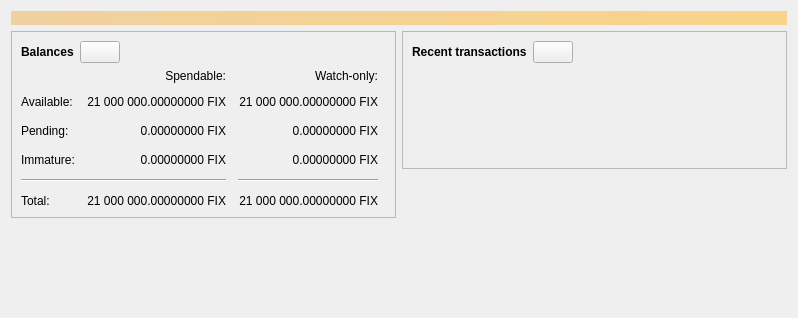
<?xml version="1.0" encoding="UTF-8"?>
<ui version="4.0">
 <class>OverviewPage</class>
 <widget class="QWidget" name="OverviewPage">
  <property name="geometry">
   <rect>
    <x>0</x>
    <y>0</y>
    <width>798</width>
    <height>318</height>
   </rect>
  </property>
  <property name="windowTitle">
   <string>Form</string>
  </property>
  <layout class="QVBoxLayout" name="topLayout">
   <item>
    <widget class="QLabel" name="labelAlerts">
     <property name="visible">
      <bool>false</bool>
     </property>
     <property name="styleSheet">
      <string notr="true">QLabel { background-color: qlineargradient(x1: 0, y1: 0, x2: 1, y2: 0, stop:0 #F0D0A0, stop:1 #F8D488); color:#000000; }</string>
     </property>
     <property name="wordWrap">
      <bool>true</bool>
     </property>
     <property name="margin">
      <number>3</number>
     </property>
     <property name="textInteractionFlags">
      <set>Qt::TextSelectableByMouse</set>
     </property>
    </widget>
   </item>
   <item>
    <layout class="QHBoxLayout" name="horizontalLayout" stretch="1,1">
     <item>
      <layout class="QVBoxLayout" name="verticalLayout_2">
       <item>
        <widget class="QFrame" name="frame">
         <property name="frameShape">
          <enum>QFrame::StyledPanel</enum>
         </property>
         <property name="frameShadow">
          <enum>QFrame::Raised</enum>
         </property>
         <layout class="QVBoxLayout" name="verticalLayout_4">
          <item>
           <layout class="QHBoxLayout" name="horizontalLayout_4">
            <item>
             <widget class="QLabel" name="label_5">
              <property name="font">
               <font>
                <weight>75</weight>
                <bold>true</bold>
               </font>
              </property>
              <property name="text">
               <string>Balances</string>
              </property>
             </widget>
            </item>
            <item>
             <widget class="QPushButton" name="labelWalletStatus">
              <property name="enabled">
               <bool>true</bool>
              </property>
              <property name="maximumSize">
               <size>
                <width>45</width>
                <height>16777215</height>
               </size>
              </property>
              <property name="toolTip">
               <string>The displayed information may be out of date. Your wallet automatically synchronizes with the Quercus network after a connection is established, but this process has not completed yet.</string>
              </property>
              <property name="text">
               <string/>
              </property>
              <property name="icon">
               <iconset resource="../quercus.qrc">
                <normaloff>:/icons/warning</normaloff>
                <disabledoff>:/icons/warning</disabledoff>:/icons/warning</iconset>
              </property>
              <property name="iconSize">
               <size>
                <width>24</width>
                <height>24</height>
               </size>
              </property>
             </widget>
            </item>
            <item>
             <spacer name="horizontalSpacer_3">
              <property name="orientation">
               <enum>Qt::Horizontal</enum>
              </property>
              <property name="sizeHint" stdset="0">
               <size>
                <width>40</width>
                <height>20</height>
               </size>
              </property>
             </spacer>
            </item>
           </layout>
          </item>
          <item>
           <layout class="QGridLayout" name="gridLayout">
            <property name="spacing">
             <number>12</number>
            </property>
            <item row="2" column="2">
             <widget class="QLabel" name="labelWatchPending">
              <property name="cursor">
               <cursorShape>IBeamCursor</cursorShape>
              </property>
              <property name="toolTip">
               <string>Unconfirmed transactions to watch-only addresses</string>
              </property>
              <property name="text">
               <string notr="true">0.00000000 FIX</string>
              </property>
              <property name="alignment">
               <set>Qt::AlignRight|Qt::AlignTrailing|Qt::AlignVCenter</set>
              </property>
              <property name="textInteractionFlags">
               <set>Qt::LinksAccessibleByMouse|Qt::TextSelectableByKeyboard|Qt::TextSelectableByMouse</set>
              </property>
             </widget>
            </item>
            <item row="2" column="1">
             <widget class="QLabel" name="labelUnconfirmed">
              <property name="cursor">
               <cursorShape>IBeamCursor</cursorShape>
              </property>
              <property name="toolTip">
               <string>Total of transactions that have yet to be confirmed, and do not yet count toward the spendable balance</string>
              </property>
              <property name="text">
               <string notr="true">0.00000000 FIX</string>
              </property>
              <property name="alignment">
               <set>Qt::AlignRight|Qt::AlignTrailing|Qt::AlignVCenter</set>
              </property>
              <property name="textInteractionFlags">
               <set>Qt::LinksAccessibleByMouse|Qt::TextSelectableByKeyboard|Qt::TextSelectableByMouse</set>
              </property>
             </widget>
            </item>
            <item row="3" column="2">
             <widget class="QLabel" name="labelWatchImmature">
              <property name="cursor">
               <cursorShape>IBeamCursor</cursorShape>
              </property>
              <property name="toolTip">
               <string>Mined balance in watch-only addresses that has not yet matured</string>
              </property>
              <property name="text">
               <string notr="true">0.00000000 FIX</string>
              </property>
              <property name="alignment">
               <set>Qt::AlignRight|Qt::AlignTrailing|Qt::AlignVCenter</set>
              </property>
              <property name="textInteractionFlags">
               <set>Qt::LinksAccessibleByMouse|Qt::TextSelectableByKeyboard|Qt::TextSelectableByMouse</set>
              </property>
             </widget>
            </item>
            <item row="4" column="0" colspan="2">
             <widget class="Line" name="line">
              <property name="orientation">
               <enum>Qt::Horizontal</enum>
              </property>
             </widget>
            </item>
            <item row="4" column="2">
             <widget class="Line" name="lineWatchBalance">
              <property name="sizePolicy">
               <sizepolicy hsizetype="Preferred" vsizetype="Fixed">
                <horstretch>0</horstretch>
                <verstretch>0</verstretch>
               </sizepolicy>
              </property>
              <property name="minimumSize">
               <size>
                <width>140</width>
                <height>0</height>
               </size>
              </property>
              <property name="orientation">
               <enum>Qt::Horizontal</enum>
              </property>
             </widget>
            </item>
            <item row="5" column="0">
             <widget class="QLabel" name="labelTotalText">
              <property name="text">
               <string>Total:</string>
              </property>
             </widget>
            </item>
            <item row="3" column="1">
             <widget class="QLabel" name="labelImmature">
              <property name="cursor">
               <cursorShape>IBeamCursor</cursorShape>
              </property>
              <property name="toolTip">
               <string>Mined balance that has not yet matured</string>
              </property>
              <property name="text">
               <string notr="true">0.00000000 FIX</string>
              </property>
              <property name="alignment">
               <set>Qt::AlignRight|Qt::AlignTrailing|Qt::AlignVCenter</set>
              </property>
              <property name="textInteractionFlags">
               <set>Qt::LinksAccessibleByMouse|Qt::TextSelectableByKeyboard|Qt::TextSelectableByMouse</set>
              </property>
             </widget>
            </item>
            <item row="2" column="3">
             <spacer name="horizontalSpacer_2">
              <property name="orientation">
               <enum>Qt::Horizontal</enum>
              </property>
              <property name="sizeHint" stdset="0">
               <size>
                <width>40</width>
                <height>20</height>
               </size>
              </property>
             </spacer>
            </item>
            <item row="3" column="0">
             <widget class="QLabel" name="labelImmatureText">
              <property name="text">
               <string>Immature:</string>
              </property>
             </widget>
            </item>
            <item row="5" column="1">
             <widget class="QLabel" name="labelTotal">
              <property name="cursor">
               <cursorShape>IBeamCursor</cursorShape>
              </property>
              <property name="toolTip">
               <string>Your current total balance</string>
              </property>
              <property name="text">
               <string notr="true">21 000 000.00000000 FIX</string>
              </property>
              <property name="alignment">
               <set>Qt::AlignRight|Qt::AlignTrailing|Qt::AlignVCenter</set>
              </property>
              <property name="textInteractionFlags">
               <set>Qt::LinksAccessibleByMouse|Qt::TextSelectableByKeyboard|Qt::TextSelectableByMouse</set>
              </property>
             </widget>
            </item>
            <item row="5" column="2">
             <widget class="QLabel" name="labelWatchTotal">
              <property name="cursor">
               <cursorShape>IBeamCursor</cursorShape>
              </property>
              <property name="toolTip">
               <string>Current total balance in watch-only addresses</string>
              </property>
              <property name="text">
               <string notr="true">21 000 000.00000000 FIX</string>
              </property>
              <property name="alignment">
               <set>Qt::AlignRight|Qt::AlignTrailing|Qt::AlignVCenter</set>
              </property>
              <property name="textInteractionFlags">
               <set>Qt::LinksAccessibleByMouse|Qt::TextSelectableByKeyboard|Qt::TextSelectableByMouse</set>
              </property>
             </widget>
            </item>
            <item row="0" column="2">
             <widget class="QLabel" name="labelWatchonly">
              <property name="text">
               <string>Watch-only:</string>
              </property>
              <property name="alignment">
               <set>Qt::AlignRight|Qt::AlignTrailing|Qt::AlignVCenter</set>
              </property>
             </widget>
            </item>
            <item row="1" column="0">
             <widget class="QLabel" name="labelBalanceText">
              <property name="text">
               <string>Available:</string>
              </property>
             </widget>
            </item>
            <item row="1" column="1">
             <widget class="QLabel" name="labelBalance">
              <property name="cursor">
               <cursorShape>IBeamCursor</cursorShape>
              </property>
              <property name="toolTip">
               <string>Your current spendable balance</string>
              </property>
              <property name="text">
               <string notr="true">21 000 000.00000000 FIX</string>
              </property>
              <property name="alignment">
               <set>Qt::AlignRight|Qt::AlignTrailing|Qt::AlignVCenter</set>
              </property>
              <property name="textInteractionFlags">
               <set>Qt::LinksAccessibleByMouse|Qt::TextSelectableByKeyboard|Qt::TextSelectableByMouse</set>
              </property>
             </widget>
            </item>
            <item row="1" column="2">
             <widget class="QLabel" name="labelWatchAvailable">
              <property name="cursor">
               <cursorShape>IBeamCursor</cursorShape>
              </property>
              <property name="toolTip">
               <string>Your current balance in watch-only addresses</string>
              </property>
              <property name="text">
               <string notr="true">21 000 000.00000000 FIX</string>
              </property>
              <property name="alignment">
               <set>Qt::AlignRight|Qt::AlignTrailing|Qt::AlignVCenter</set>
              </property>
              <property name="textInteractionFlags">
               <set>Qt::LinksAccessibleByMouse|Qt::TextSelectableByKeyboard|Qt::TextSelectableByMouse</set>
              </property>
             </widget>
            </item>
            <item row="2" column="0">
             <widget class="QLabel" name="labelPendingText">
              <property name="text">
               <string>Pending:</string>
              </property>
             </widget>
            </item>
            <item row="0" column="1">
             <widget class="QLabel" name="labelSpendable">
              <property name="text">
               <string>Spendable:</string>
              </property>
              <property name="alignment">
               <set>Qt::AlignRight|Qt::AlignTrailing|Qt::AlignVCenter</set>
              </property>
             </widget>
            </item>
           </layout>
          </item>
         </layout>
        </widget>
       </item>
       <item>
        <spacer name="verticalSpacer">
         <property name="orientation">
          <enum>Qt::Vertical</enum>
         </property>
         <property name="sizeHint" stdset="0">
          <size>
           <width>20</width>
           <height>40</height>
          </size>
         </property>
        </spacer>
       </item>
      </layout>
     </item>
     <item>
      <layout class="QVBoxLayout" name="verticalLayout_3">
       <item>
        <widget class="QFrame" name="frame_2">
         <property name="frameShape">
          <enum>QFrame::StyledPanel</enum>
         </property>
         <property name="frameShadow">
          <enum>QFrame::Raised</enum>
         </property>
         <layout class="QVBoxLayout" name="verticalLayout">
          <item>
           <layout class="QHBoxLayout" name="horizontalLayout_2">
            <item>
             <widget class="QLabel" name="label_4">
              <property name="font">
               <font>
                <weight>75</weight>
                <bold>true</bold>
               </font>
              </property>
              <property name="text">
               <string>Recent transactions</string>
              </property>
             </widget>
            </item>
            <item>
             <widget class="QPushButton" name="labelTransactionsStatus">
              <property name="enabled">
               <bool>true</bool>
              </property>
              <property name="maximumSize">
               <size>
                <width>45</width>
                <height>16777215</height>
               </size>
              </property>
              <property name="toolTip">
               <string>The displayed information may be out of date. Your wallet automatically synchronizes with the Quercus network after a connection is established, but this process has not completed yet.</string>
              </property>
              <property name="text">
               <string/>
              </property>
              <property name="icon">
               <iconset resource="../quercus.qrc">
                <normaloff>:/icons/warning</normaloff>
                <disabledoff>:/icons/warning</disabledoff>:/icons/warning</iconset>
              </property>
              <property name="iconSize">
               <size>
                <width>24</width>
                <height>24</height>
               </size>
              </property>
             </widget>
            </item>
            <item>
             <spacer name="horizontalSpacer">
              <property name="orientation">
               <enum>Qt::Horizontal</enum>
              </property>
              <property name="sizeHint" stdset="0">
               <size>
                <width>40</width>
                <height>20</height>
               </size>
              </property>
             </spacer>
            </item>
           </layout>
          </item>
          <item>
           <widget class="TransactionOverviewWidget" name="listTransactions">
            <property name="styleSheet">
             <string notr="true">QListView { background: transparent; }</string>
            </property>
            <property name="frameShape">
             <enum>QFrame::NoFrame</enum>
            </property>
            <property name="verticalScrollBarPolicy">
             <enum>Qt::ScrollBarAlwaysOff</enum>
            </property>
            <property name="horizontalScrollBarPolicy">
             <enum>Qt::ScrollBarAlwaysOff</enum>
            </property>
            <property name="sizeAdjustPolicy">
             <enum>QAbstractScrollArea::AdjustToContents</enum>
            </property>
            <property name="selectionMode">
             <enum>QAbstractItemView::NoSelection</enum>
            </property>
            <property name="uniformItemSizes">
             <bool>true</bool>
            </property>
           </widget>
          </item>
         </layout>
        </widget>
       </item>
       <item>
        <spacer name="verticalSpacer_2">
         <property name="orientation">
          <enum>Qt::Vertical</enum>
         </property>
         <property name="sizeHint" stdset="0">
          <size>
           <width>20</width>
           <height>40</height>
          </size>
         </property>
        </spacer>
       </item>
      </layout>
     </item>
    </layout>
   </item>
  </layout>
 </widget>
 <customwidgets>
  <customwidget>
   <class>TransactionOverviewWidget</class>
   <extends>QListView</extends>
   <header>qt/transactionoverviewwidget.h</header>
  </customwidget>
 </customwidgets>
 <resources/>
 <connections/>
</ui>
